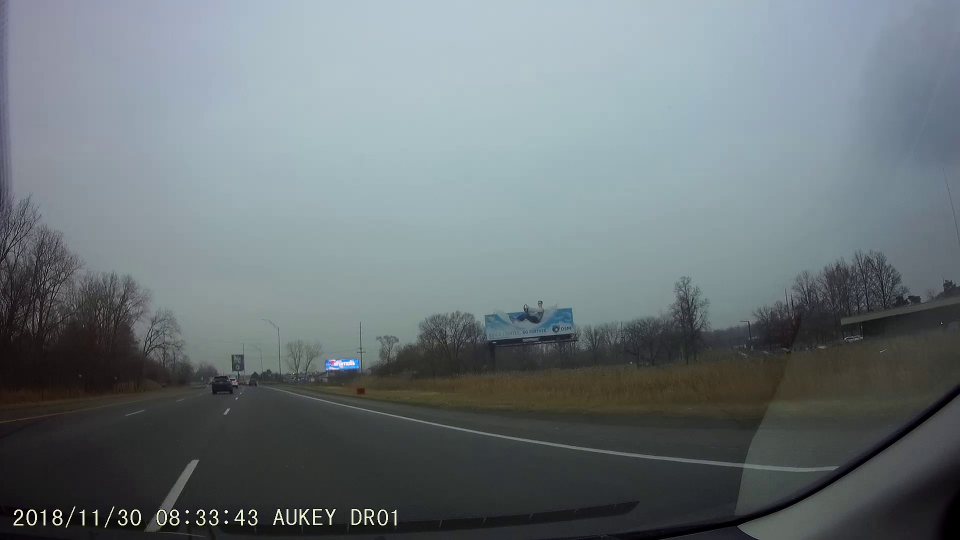
#> input picture data/frame12.jpg, 1920 x 1080 px, found by its file name (shown at 1/2 size)
$ python img_to_imgcrop.py
#> lines starting #> are read from the running program, lines starting #| are printed output that depends on the picture
import cv2
import numpy as np
import matplotlib.pyplot as plt
import os

#help function which crops images and saves the new image in same directory
img_location = 'data/Test_Images/_020_first_15/_021_first_15/frame12.jpg'
x1 = 20
x2 = 500
y1 = 40
y2 = 700

img = cv2.imread(img_location)
#> img is the input picture: shape (1080, 1920, 3); mean B, G, R 121.9, 118.1, 108.5
imgcrop = img[x1:x2,y1:y2]
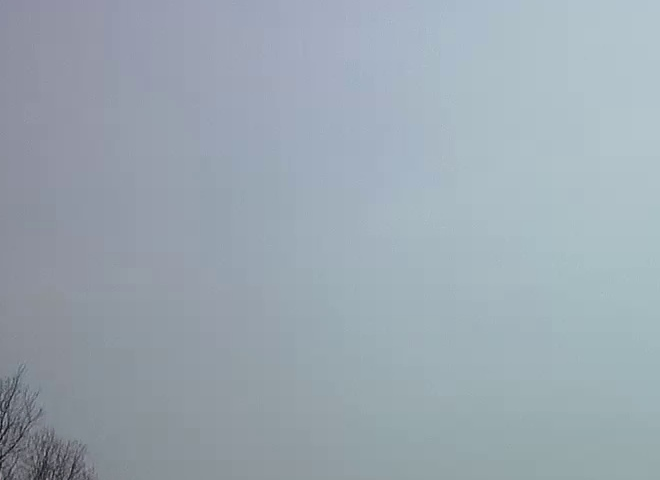
#> imgcrop: shape (480, 660, 3); mean B, G, R 177.5, 167.7, 155.3
newname = 'cropped_'+ os.path.basename(img_location)
newnewname = os.path.dirname(img_location) + '/' + newname
#saves to directory
cv2.imwrite(newnewname,imgcrop)
